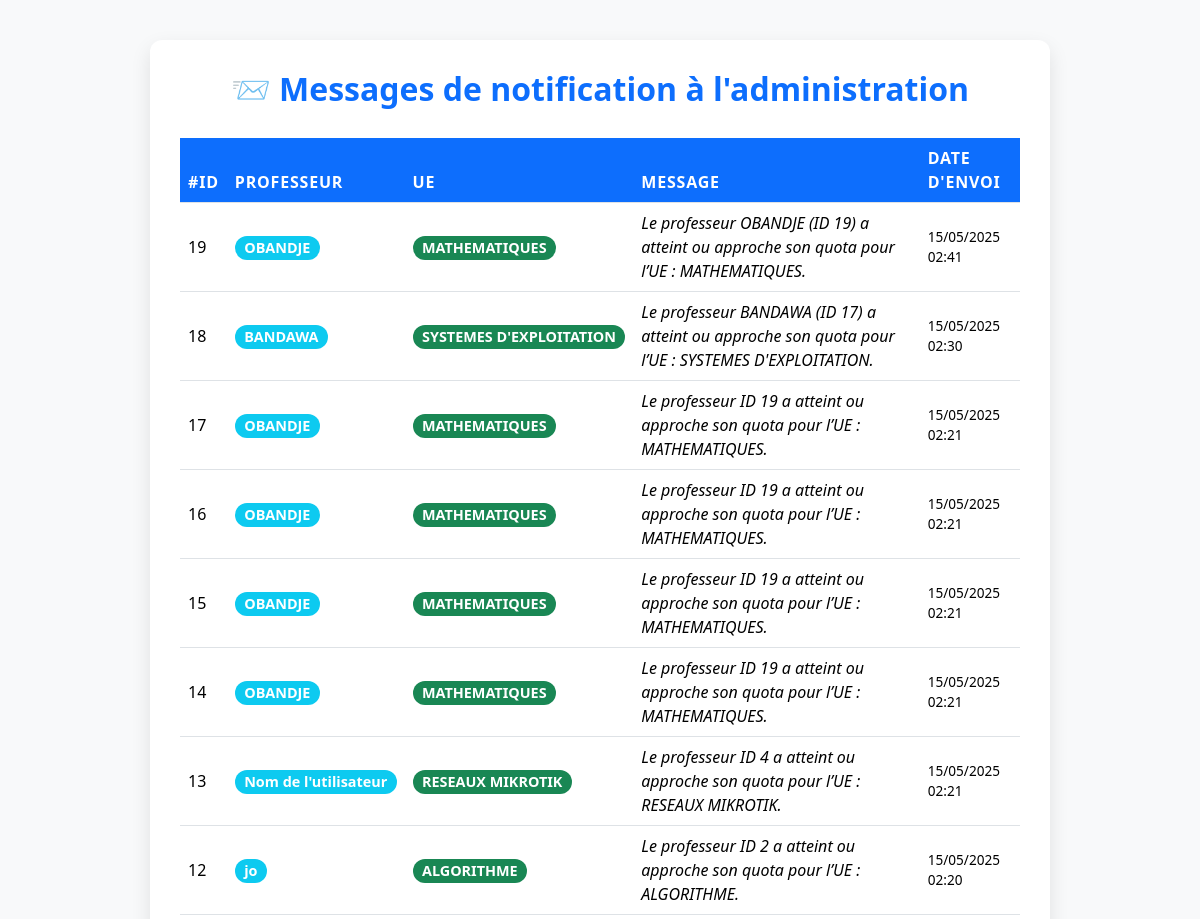
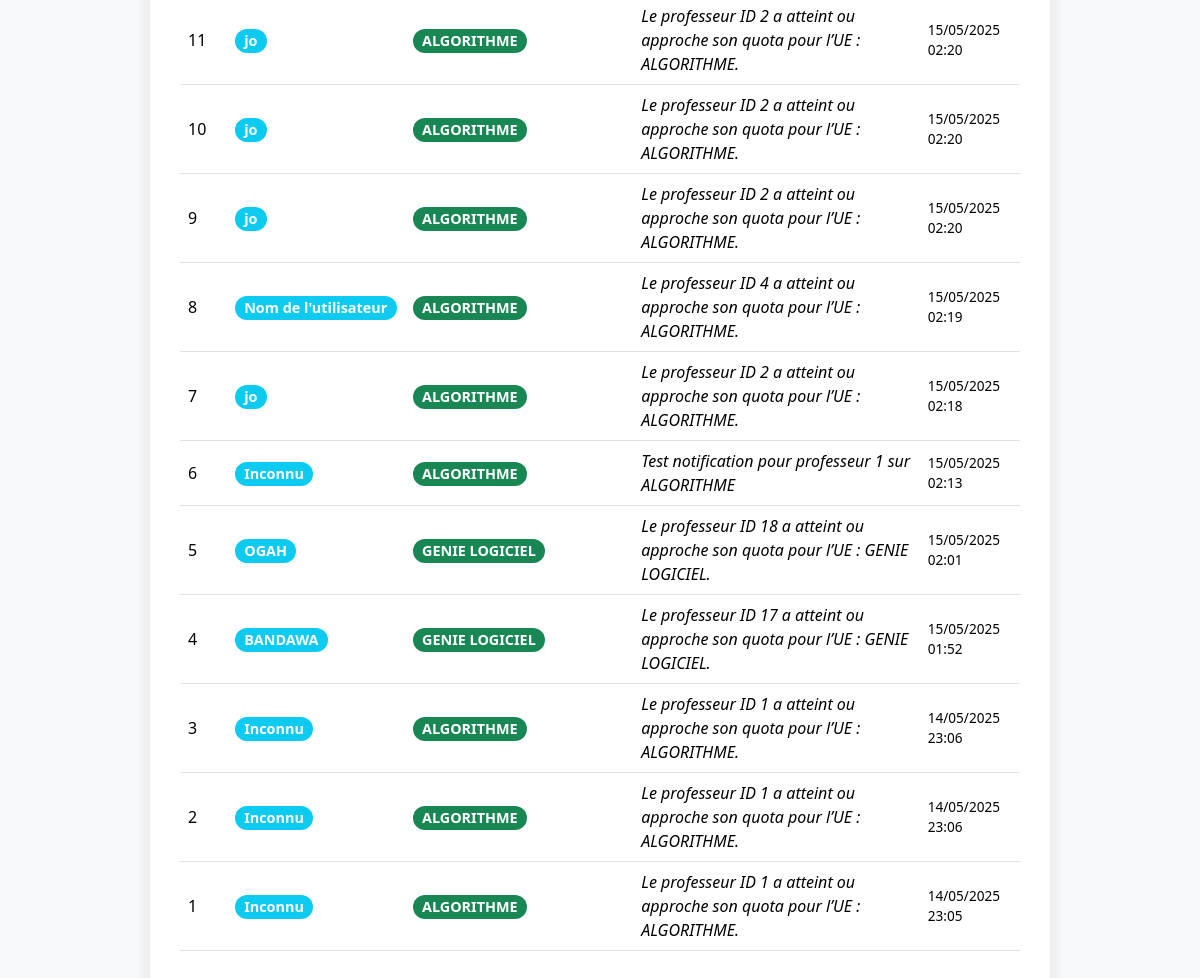
The app's page /messages.php with its own data (2 pictures, top to bottom).
### tables this page shows
CREATE TABLE `messages` (
  `id` int(11) NOT NULL,
  `professeur_id` int(11) DEFAULT NULL,
  `ue` varchar(100) DEFAULT NULL,
  `contenu` text DEFAULT NULL,
  `date_envoi` datetime DEFAULT current_timestamp()
);

CREATE TABLE `professeurs` (
  `id` int(11) NOT NULL,
  `nom` varchar(100) DEFAULT NULL,
  `email` varchar(100) DEFAULT NULL,
  `mot_de_passe` varchar(255) DEFAULT NULL
);

### messages.php (the view, shortened to what this page needs)
<?php
require_once 'config.php';
$sql = "SELECT m.id, m.professeur_id, m.ue, m.contenu, m.date_envoi, p.nom
        FROM messages m
        LEFT JOIN professeurs p ON m.professeur_id = p.id
        ORDER BY m.date_envoi DESC";
$result = $conn->query($sql);
$messages = [];
if ($result) {
    while ($row = $result->fetch_assoc()) {
        $messages[] = $row;
    }
} else {
    die("Erreur récupération messages : " . $conn->error);
}
?>
<!DOCTYPE html>
<html lang="fr">
<head>
    <link href="https://cdn.jsdelivr.net/npm/bootstrap@5.3.3/dist/css/bootstrap.min.css" rel="stylesheet" />
</head>
<body>
<div class="container">
    <h2>📨 Messages de notification à l'administration</h2>
    <?php if (count($messages) > 0): ?>
        <table class="table table-hover align-middle">
            <thead>
                <tr>
                    <th>#ID</th>
                    <th>Professeur</th>
                    <th>UE</th>
                    <th>Message</th>
                    <th>Date d'envoi</th>
                </tr>
            </thead>
            <tbody>
                <?php foreach ($messages as $msg): ?>
                    <tr>
                        <td><?= htmlspecialchars($msg['id']) ?></td>
                        <td>
                            <span class="badge badge-prof rounded-pill"><?= htmlspecialchars($msg['nom'] ?? 'Inconnu') ?></span>
                        </td>
                        <td>
                            <span class="badge badge-ue rounded-pill"><?= htmlspecialchars($msg['ue']) ?></span>
                        </td>
                        <td class="contenu-msg"><?= htmlspecialchars($msg['contenu']) ?></td>
                        <td class="date-msg"><?= date('d/m/Y H:i', strtotime($msg['date_envoi'])) ?></td>
                    </tr>
                <?php endforeach; ?>
            </tbody>
        </table>
    <?php else: ?>
        <p class="no-msg">Aucun message à afficher pour le moment.</p>
    <?php endif; ?>
</div>
</body>
</html>

### messages.php (style rules this page uses)
body { background: #f8f9fa; font-family: 'Segoe UI', Tahoma, Geneva, Verdana, sans-serif; padding-top: 40px; }
h2 { color: #0d6efd; margin-bottom: 30px; font-weight: 700; text-align: center; }
.table thead th { background-color: #0d6efd; color: white; text-transform: uppercase; letter-spacing: 0.05em; }
.badge-ue { background-color: #198754; font-size: 0.9rem; }
.badge-prof { background-color: #0dcaf0; font-size: 0.9rem; }
.contenu-msg { font-style: italic; color: #212529; }
.date-msg { color: #6c757d; font-size: 0.85rem; font-weight: 500; }
.container { max-width: 900px; background: white; padding: 30px; border-radius: 12px; box-shadow: 0 8px 20px rgba(0,0,0,0.1); }

### records on screen
messages: id "19", professeurs.nom "OBANDJE", ue "MATHEMATIQUES", contenu "Le professeur OBANDJE (ID 19) a atteint ou approche son quota pour l’UE : MATHEMATIQUES.", date_envoi "15/05/2025 02:41"
messages: id "18", professeurs.nom "BANDAWA", ue "SYSTEMES D'EXPLOITATION", contenu "Le professeur BANDAWA (ID 17) a atteint ou approche son quota pour l’UE : SYSTEMES D'EXPLOITATION.", date_envoi "15/05/2025 02:30"
messages: id "17", professeurs.nom "OBANDJE", ue "MATHEMATIQUES", contenu "Le professeur ID 19 a atteint ou approche son quota pour l’UE : MATHEMATIQUES.", date_envoi "15/05/2025 02:21"
messages: id "16", professeurs.nom "OBANDJE", ue "MATHEMATIQUES", contenu "Le professeur ID 19 a atteint ou approche son quota pour l’UE : MATHEMATIQUES.", date_envoi "15/05/2025 02:21"
messages: id "15", professeurs.nom "OBANDJE", ue "MATHEMATIQUES", contenu "Le professeur ID 19 a atteint ou approche son quota pour l’UE : MATHEMATIQUES.", date_envoi "15/05/2025 02:21"
messages: id "14", professeurs.nom "OBANDJE", ue "MATHEMATIQUES", contenu "Le professeur ID 19 a atteint ou approche son quota pour l’UE : MATHEMATIQUES.", date_envoi "15/05/2025 02:21"
messages: id "13", professeurs.nom "Nom de l'utilisateur", ue "RESEAUX MIKROTIK", contenu "Le professeur ID 4 a atteint ou approche son quota pour l’UE : RESEAUX MIKROTIK.", date_envoi "15/05/2025 02:21"
messages: id "12", professeurs.nom "jo", ue "ALGORITHME", contenu "Le professeur ID 2 a atteint ou approche son quota pour l’UE : ALGORITHME.", date_envoi "15/05/2025 02:20"
messages: id "11", professeurs.nom "jo", ue "ALGORITHME", contenu "Le professeur ID 2 a atteint ou approche son quota pour l’UE : ALGORITHME.", date_envoi "15/05/2025 02:20"
messages: id "10", professeurs.nom "jo", ue "ALGORITHME", contenu "Le professeur ID 2 a atteint ou approche son quota pour l’UE : ALGORITHME.", date_envoi "15/05/2025 02:20"
messages: id "9", professeurs.nom "jo", ue "ALGORITHME", contenu "Le professeur ID 2 a atteint ou approche son quota pour l’UE : ALGORITHME.", date_envoi "15/05/2025 02:20"
messages: id "8", professeurs.nom "Nom de l'utilisateur", ue "ALGORITHME", contenu "Le professeur ID 4 a atteint ou approche son quota pour l’UE : ALGORITHME.", date_envoi "15/05/2025 02:19"
messages: id "7", professeurs.nom "jo", ue "ALGORITHME", contenu "Le professeur ID 2 a atteint ou approche son quota pour l’UE : ALGORITHME.", date_envoi "15/05/2025 02:18"
messages: id "6", nom "Inconnu", ue "ALGORITHME", contenu "Test notification pour professeur 1 sur ALGORITHME", date_envoi "15/05/2025 02:13"
messages: id "5", professeurs.nom "OGAH", ue "GENIE LOGICIEL", contenu "Le professeur ID 18 a atteint ou approche son quota pour l’UE : GENIE LOGICIEL.", date_envoi "15/05/2025 02:01"
messages: id "4", professeurs.nom "BANDAWA", ue "GENIE LOGICIEL", contenu "Le professeur ID 17 a atteint ou approche son quota pour l’UE : GENIE LOGICIEL.", date_envoi "15/05/2025 01:52"
messages: id "3", nom "Inconnu", ue "ALGORITHME", contenu "Le professeur ID 1 a atteint ou approche son quota pour l’UE : ALGORITHME.", date_envoi "14/05/2025 23:06"
messages: id "2", nom "Inconnu", ue "ALGORITHME", contenu "Le professeur ID 1 a atteint ou approche son quota pour l’UE : ALGORITHME.", date_envoi "14/05/2025 23:06"
messages: id "1", nom "Inconnu", ue "ALGORITHME", contenu "Le professeur ID 1 a atteint ou approche son quota pour l’UE : ALGORITHME.", date_envoi "14/05/2025 23:05"
